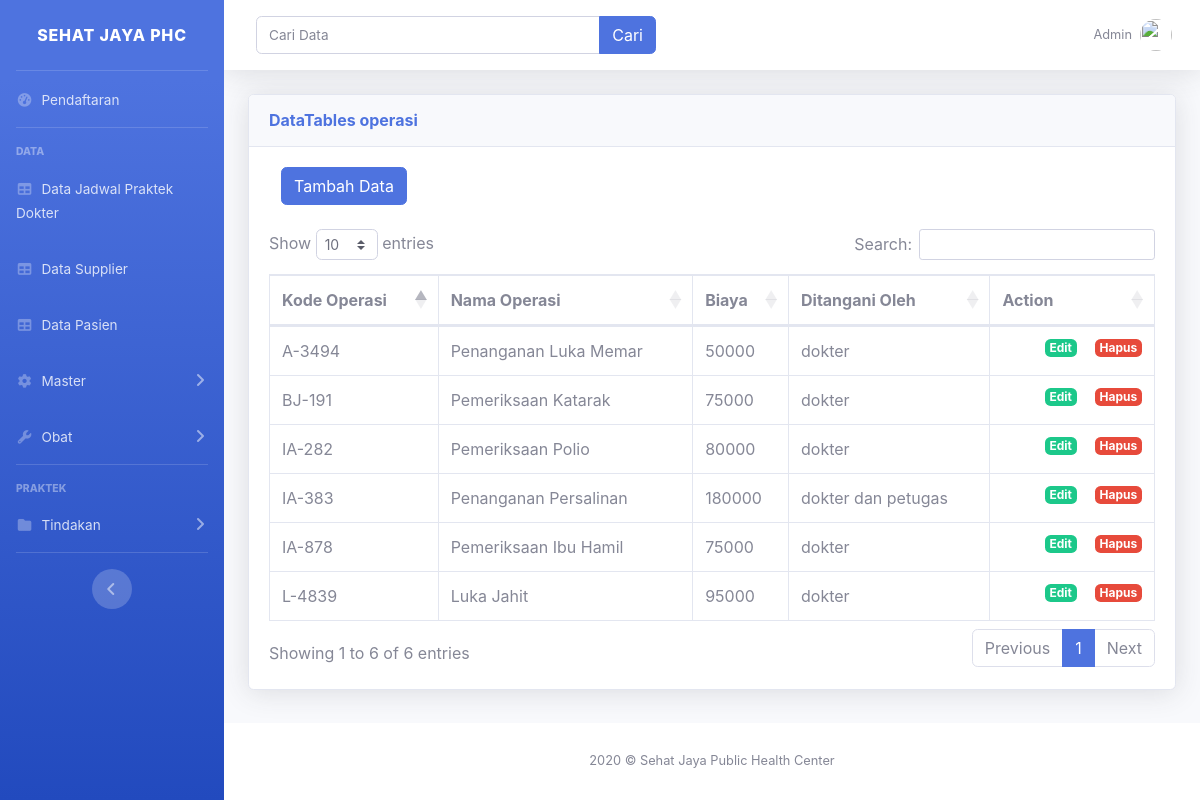
The app's page /index.php/operasi with its own data.
### tables this page shows
CREATE TABLE `tbl_operasi` (
  `kode_operasi` varchar(6) NOT NULL,
  `nama_operasi` varchar(50) NOT NULL,
  `biaya` int(11) NOT NULL,
  `ditangani_oleh` enum('dokter','petugas','dokter dan petugas') NOT NULL
);

### application/controllers/operasi.php (called while the page is built, shortened)
<?php
class operasi extends CI_Controller {
    public function __construct(){
        $this->load->model('operasi_model');
        $this->load->library('form_validation');
    }
    public function index(){
        $data['title']='List operasi';
        $data['tbl_operasi']=$this->operasi_model->getAlloperasi();
        $this->load->view('template/header', $data);
        $this->load->view('operasi/index');
        $this->load->view('template/footer');
    }
}
?>

### index.php (called while the page is built, shortened)
<?php
require_once BASEPATH.'core/CodeIgniter.php';

### application/models/operasi_model.php (called while the page is built, shortened)
<?php
class operasi_model extends CI_Model{
    public function getAlloperasi(){
        return $this->db->get('tbl_operasi')->result_array();
    }
}
?>

### application/views/operasi/index.php (the view, shortened to what this page needs)
    <div class="card shadow mb-4">
      <div class="card-header py-3">
        <h6 class="m-0 font-weight-bold text-primary">DataTables operasi</h6>
      </div>
      <div class="card-body">
        <div class="table-responsive">
            <div class="col-md-6">
              <a href="<?= base_url();?>operasi/tambah" class="btn btn-primary">Tambah Data</a>
            </div>&nbsp
          <table class="table table-bordered" id="dataTable" width="100%" cellspacing="0">
            <thead>
              <tr>
                  <th>Kode Operasi</th>
                  <th>Nama Operasi</th>
                  <th>Biaya</th>
                  <th>Ditangani Oleh</th>
                  <th>Action</th>
              </tr>
            </thead>
            <tbody>
              <?php foreach($tbl_operasi as $op):?>
              <tr>
                  <td><?= $op['kode_operasi']?></td>
                  <td><?= $op['nama_operasi']?></td>
                  <td><?= $op['biaya']?></td>
                  <td><?= $op['ditangani_oleh']?></td>
                  <td>
                      <a href="<?= base_url();?>operasi/hapus/<?= $op['kode_operasi'];?>"
                          class="badge badge-danger float-right"
                          onclick="return confirm('Yakin Data ini akan dihapus?');">Hapus</a>
                      <a href="<?= base_url();?>operasi/edit/<?= $op['kode_operasi'];?>"
                          class="badge badge-success float-right">Edit</a>
                  </td>
              </tr>
              <?php endforeach?>
            </tbody>
          </table>
        </div>
      </div>
    </div>
  </div>
</div>

### application/views/template/header.php (style rules this page uses)
.badge { margin-left:18px; }

### records on screen
tbl_operasi: kode_operasi "A-3494", nama_operasi "Penanganan Luka Memar", biaya "50000", ditangani_oleh "dokter"
tbl_operasi: kode_operasi "BJ-191", nama_operasi "Pemeriksaan Katarak", biaya "75000", ditangani_oleh "dokter"
tbl_operasi: kode_operasi "IA-282", nama_operasi "Pemeriksaan Polio", biaya "80000", ditangani_oleh "dokter"
tbl_operasi: kode_operasi "IA-383", nama_operasi "Penanganan Persalinan", biaya "180000", ditangani_oleh "dokter dan petugas"
tbl_operasi: kode_operasi "IA-878", nama_operasi "Pemeriksaan Ibu Hamil", biaya "75000", ditangani_oleh "dokter"
tbl_operasi: kode_operasi "L-4839", nama_operasi "Luka Jahit", biaya "95000", ditangani_oleh "dokter"
